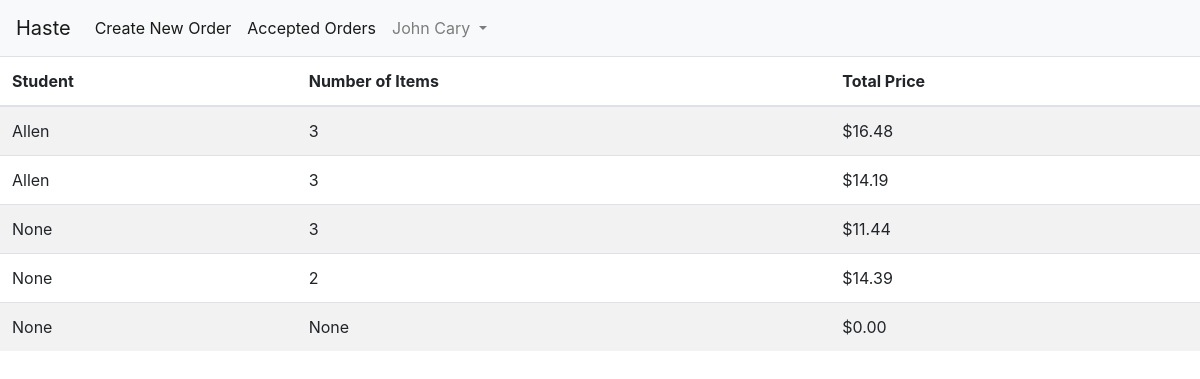
Before: /home (signed in) with the older database file.
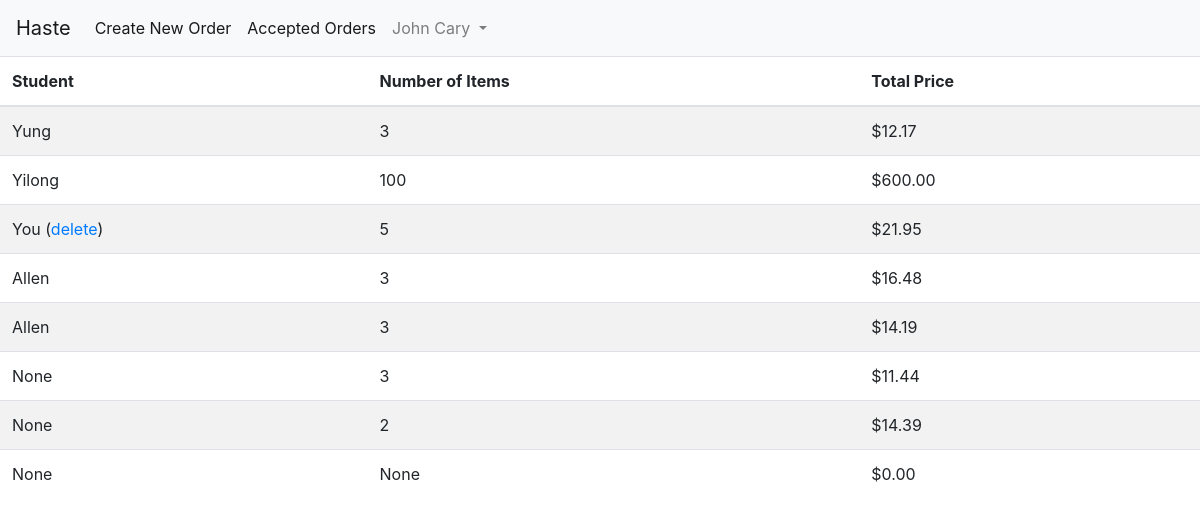
After: the same page with the newer database file.
### app/models.py (models this page shows, shortened)
class User(UserMixin, db.Model):
    id = db.Column(db.Integer, primary_key=True)
    phone = db.Column(db.String(10), index=True, unique=True)
    email = db.Column(db.String(128), index=True, unique=True)
    password_hash = db.Column(db.String(128))
    first_name = db.Column(db.String(48))
    last_name = db.Column(db.String(48))
    school = db.Column(db.String(128), index=True)
    orders = db.relationship('Order', foreign_keys='[Order.placed_by]', backref='author', lazy='dynamic', cascade="save-update")
    completed_orders = db.relationship('Order', foreign_keys='[Order.accepted_by]', backref='shopper', lazy='dynamic', cascade="save-update")
    balance = db.Column(db.Float, default=0)

class Order(db.Model):
    id = db.Column(db.Integer, primary_key=True)
    time_of_order = db.Column(db.DateTime, default=datetime.utcnow)
    placed_by = db.Column(db.Integer, db.ForeignKey('user.id'))
    accepted_by = db.Column(db.Integer, db.ForeignKey('user.id'))
    completed = db.Column(db.Boolean, default=False)
    contents = db.relationship('Content', backref='cart', lazy='dynamic', cascade="all, delete-orphan")

### app/main/routes.py (the view)
@bp.route('/home', methods=['GET', 'POST'])
@login_required
def home():
    orders = Order.query.filter_by(accepted_by=None).order_by(desc(Order.time_of_order)).all()
    quantity_price = []
    for order in orders:
        quantity = Content.query.with_entities(func.sum(Content.quantity).label('total_q')).filter(Content.order_id==order.id)[0].total_q
        price = db.engine.execute("SELECT ROUND(SUM(content.quantity * item.price), 2) as sum FROM content JOIN item ON content.item_id=item.id WHERE order_id=:val", {'val': order.id})
        sum = 0
        for row in price:
            sum = row['sum']
        if (not sum):
            sum = 0
        quantity_price.append({'quantity': quantity, 'sum': sum})
    return render_template('home.html', rqp=zip(orders, quantity_price))

### app/models.py (called while the page is built)
@login.user_loader
def load_user(id):
    return User.query.get(int(id))

### app/templates/home.html (shortened to what this page needs)
{% extends "base.html" %}
{% block content %}
<table id="order-feed" class="table table-striped table-hover">
    <thead>
        <tr>
            <th scope="col">Student</th>
            <th scope="col">Number of Items</th>
            <th scope="col">Total Price</th>
        </tr>
    </thead>
    <tbody>
        {% for order, qp in rqp %}
            <tr class='clickable-row' data-href="{{ url_for('main.order', id=order.id) }}">
                {% if current_user.id==order.placed_by %}
                <td>You (<a href="{{ url_for('main.delete_order', id=order.id) }}">delete</a>)</td>
                {% else %}
                <td scope="row">{{ order.author.first_name }}</td>
                {% endif %}
                <td scope="row">{{ qp['quantity'] }}</td>
                <td scope="row">{{ "$%.2f"|format(qp['sum']) }}</td>
            </tr>
        {% endfor %}
    </tbody>
</table>
{% endblock %}

### app/templates/base.html (shortened to what this page needs)
<!DOCTYPE html>
<html>
<head>
    <link href="https://stackpath.bootstrapcdn.com/bootstrap/4.1.3/css/bootstrap.min.css" rel="stylesheet">
    <link rel="stylesheet" type="text/css" href= "{{ url_for('static',filename='styles.css') }}">
</head>
<body>
    <nav class="navbar navbar-expand-lg navbar-light bg-light">
        <a class="navbar-brand" href="{{ url_for('main.home') }}">Haste</a>
        <div class="collapse navbar-collapse" id="navbarSupportedContent">
            <ul class="navbar-nav mr-auto">
            <li class="nav-item active">
                <a class="nav-link" href="{{ url_for('main.new_order') }}">Create New Order<span class="sr-only">(current)</span></a>
            </li>
            <li class="nav-item active">
                    <a class="nav-link" href="{{ url_for('main.accepted_orders') }}">Accepted Orders<span class="sr-only">(current)</span></a>
            </li>
            <li class="nav-item dropdown">
                <a class="nav-link dropdown-toggle" href="#" id="navbarDropdown" role="button" data-toggle="dropdown" aria-haspopup="true" aria-expanded="false">
                    {{ current_user.first_name }} {{ current_user.last_name }}
                </a>
            </li>
            </ul>
        </div>
    </nav>
    {% block content %}{% endblock %}
</body>

Changed rows visible on the page:
added Order: author.first_name "Yung", quantity "3", sum "$12.17"
added Order: author.first_name "Yilong", quantity "100", sum "$600.00"
added Order: quantity "5", sum "$21.95"
